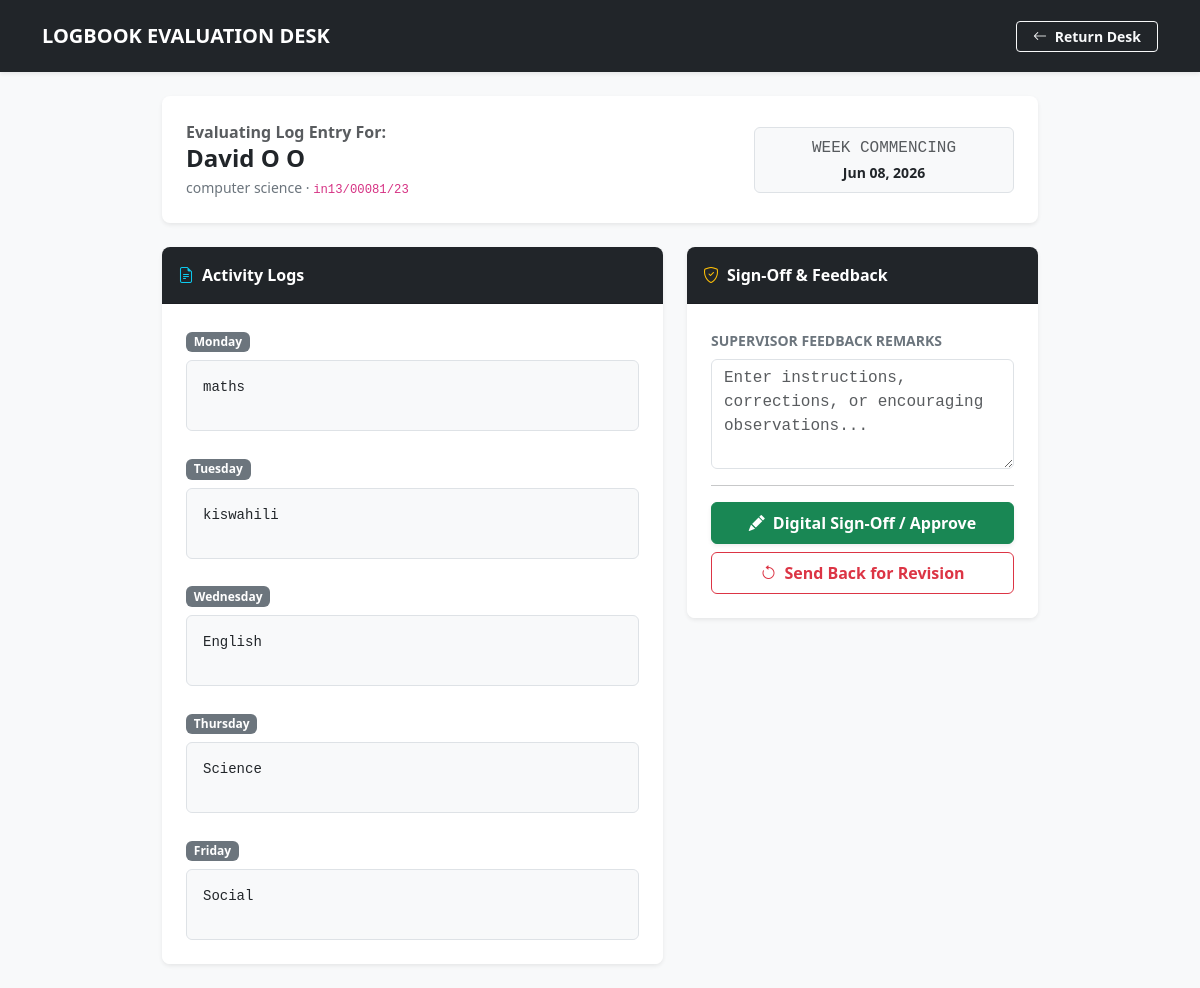
/review-logbook/1/ (signed in), run on the app's committed database.
### core/models.py (models this page shows, shortened)
class WeeklyLog(models.Model):
    STATUS_CHOICES = [
        ('PENDING', 'Pending Review'),
        ('APPROVED', 'Signed Off / Approved'),
        ('REVISION', 'Requires Revision'),
    ]
    attachee = models.ForeignKey('AttacheeProfile', on_delete=models.CASCADE, related_name='weekly_logs')
    week_start_date = models.DateField()  # The Monday date for this logbook week
    monday_activities = models.TextField(blank=True, null=True, help_text="Log daily tasks completed on Monday")
    tuesday_activities = models.TextField(blank=True, null=True, help_text="Log daily tasks completed on Tuesday")
    wednesday_activities = models.TextField(blank=True, null=True, help_text="Log daily tasks completed on Wednesday")
    thursday_activities = models.TextField(blank=True, null=True, help_text="Log daily tasks completed on Thursday")
    friday_activities = models.TextField(blank=True, null=True, help_text="Log daily tasks completed on Friday")
    status = models.CharField(max_length=15, choices=STATUS_CHOICES, default='PENDING')
    supervisor_remarks = models.TextField(blank=True, null=True, help_text="Feedback or critique from your supervisor")
    updated_at = models.DateTimeField(auto_now=True)
    class Meta:
        unique_together = ('attachee', 'week_start_date')
        ordering = ['-week_start_date']

class AttacheeProfile(models.Model):
    GENDER_CHOICES = (
        ('M', 'Male'),
        ('F', 'Female'),
    )
    STATUS_CHOICES = (
        ('PENDING', 'Pending Approval'),
        ('APPROVED', 'Approved (Waiting to Start)'),
        ('ACTIVE', 'Active on Program'),
        ('COMPLETED', 'Attachment Finished'),
        ('REJECTED', 'Rejected'),
    )
    user = models.OneToOneField(User, on_delete=models.CASCADE, related_name='attachee_profile')
    full_name = models.CharField(max_length=100)
    gender = models.CharField(max_length=1, choices=GENDER_CHOICES)
    national_id = models.CharField(max_length=20, unique=True, null=True, blank=True)
    registration_number = models.CharField(max_length=50, unique=True)
    course_name = models.CharField(max_length=150) # e.g., BSc. Computer Science
    institution = models.CharField(max_length=150) # e.g., Kisii University
    department = models.ForeignKey(Department, on_delete=models.PROTECT, related_name='attachees')
    status = models.CharField(max_length=20, choices=STATUS_CHOICES, default='PENDING')
    attachment_start_date = models.DateField(null=True, blank=True, help_text="Start date of industrial attachment")
    attachment_end_date = models.DateField(null=True, blank=True, help_text="End date of industrial attachment")
    created_at = models.DateTimeField(auto_now_add=True)

### core/views.py (the view, shortened to what this page needs)
# urls.py: path('review-logbook/<int:log_id>/', views.review_logbook, name='review_logbook'),
@login_required
def review_logbook(request, log_id):
    if request.user.role != 'SUPERVISOR':
        return redirect('login_view')
    weekly_log = get_object_or_404(WeeklyLog, id=log_id)
    context = {
        'weekly_log': weekly_log,
    }
    return render(request, 'core/review_logbook.html', context)

### core/templates/core/review_logbook.html (shortened to what this page needs)
<!DOCTYPE html>
<html lang="en">
<head>
    <link rel="stylesheet" href="https://cdn.jsdelivr.net/npm/bootstrap@5.3.0/dist/css/bootstrap.min.css">
    <link rel="stylesheet" href="https://cdn.jsdelivr.net/npm/bootstrap-icons@1.10.5/font/bootstrap-icons.css">
</head>
<body class="bg-light">
    <nav class="navbar navbar-expand-lg navbar-dark bg-dark shadow-sm py-3">
        <div class="container">
            <span class="navbar-brand fw-bold tracking-wide text-uppercase small">Logbook Evaluation Desk</span>
            <a href="{% url 'supervisor_dashboard' %}" class="btn btn-sm btn-outline-light px-3 fw-bold">
                <i class="bi bi-arrow-left me-1"></i> Return Desk
            </a>
        </div>
    </nav>
    <div class="container py-4" style="max-width: 900px;">
        <div class="card shadow-sm border-0 p-4 bg-white rounded-3 mb-4">
            <div class="row align-items-center">
                <div class="col-md-8">
                    <span class="text-muted x-small uppercase fw-bold tracking-wider">Evaluating Log Entry For:</span>
                    <h4 class="fw-bold text-dark mb-1">{{ weekly_log.attachee.full_name }}</h4>
                    <p class="text-secondary small mb-0">{{ weekly_log.attachee.course_name }} &middot; <code>{{ weekly_log.attachee.registration_number }}</code></p>
                </div>
                <div class="col-md-4 text-md-end mt-2 mt-md-0">
                    <div class="bg-light p-2 rounded border inline-block text-center">
                        <span class="x-small text-muted d-block font-monospace">WEEK COMMENCING</span>
                        <strong class="text-dark small">{{ weekly_log.week_start_date|date:"M d, Y" }}</strong>
                    </div>
                </div>
            </div>
        </div>
        <div class="row g-4">
            <div class="col-md-7">
                <div class="card shadow-sm border-0 rounded-3 overflow-hidden">
                    <div class="card-header bg-dark text-white fw-bold py-3">
                        <i class="bi bi-file-earmark-text me-2 text-info"></i>Activity Logs
                    </div>
                    <div class="card-body p-4 bg-white d-flex flex-column gap-4">
                        <div>
                            <span class="badge bg-secondary mb-2">Monday</span>
                            <div class="p-3 bg-light border rounded small text-dark min-vh-5 font-monospace">{{ weekly_log.monday_activities|default:"No task registered for this day block."|linebreaks }}</div>
                        </div>
                        <div>
                            <span class="badge bg-secondary mb-2">Tuesday</span>
                            <div class="p-3 bg-light border rounded small text-dark min-vh-5 font-monospace">{{ weekly_log.tuesday_activities|default:"No task registered for this day block."|linebreaks }}</div>
                        </div>
                        <div>
                            <span class="badge bg-secondary mb-2">Wednesday</span>
                            <div class="p-3 bg-light border rounded small text-dark min-vh-5 font-monospace">{{ weekly_log.wednesday_activities|default:"No task registered for this day block."|linebreaks }}</div>
                        </div>
                        <div>
                            <span class="badge bg-secondary mb-2">Thursday</span>
                            <div class="p-3 bg-light border rounded small text-dark min-vh-5 font-monospace">{{ weekly_log.thursday_activities|default:"No task registered for this day block."|linebreaks }}</div>
                        </div>
                        <div>
                            <span class="badge bg-secondary mb-2">Friday</span>
                            <div class="p-3 bg-light border rounded small text-dark min-vh-5 font-monospace">{{ weekly_log.friday_activities|default:"No task registered for this day block."|linebreaks }}</div>
                        </div>
                    </div>
                </div>
            </div>
            <div class="col-md-5">
                <form method="POST" class="card shadow-sm border-0 rounded-3 overflow-hidden sticky-md-top" style="top: 24px;">
                    <div class="card-header bg-dark text-white fw-bold py-3">
                        <i class="bi bi-shield-check me-2 text-warning"></i>Sign-Off & Feedback
                    </div>
                    <div class="card-body p-4 bg-white">
                        <div class="mb-3">
                            <label class="form-label small fw-bold text-secondary">SUPERVISOR FEEDBACK REMARKS</label>
                            <textarea name="supervisor_remarks" class="form-control small font-monospace" rows="4" placeholder="Enter instructions, corrections, or encouraging observations..."></textarea>
                        </div>
                        <hr class="my-3 opacity-25">
                        <div class="d-flex flex-column gap-2">
                            <button type="submit" name="action" value="APPROVE" class="btn btn-success fw-bold py-2 w-100 shadow-sm d-flex align-items-center justify-content-center gap-2">
                                <i class="bi bi-pencil-fill"></i> Digital Sign-Off / Approve
                            </button>
                            <button type="submit" name="action" value="REVISION" class="btn btn-outline-danger fw-bold py-2 w-100 d-flex align-items-center justify-content-center gap-2">
                                <i class="bi bi-arrow-counterclockwise"></i> Send Back for Revision
                            </button>
                        </div>
                    </div>
                </form>
            </div>
        </div>
    </div>
</body>
</html>

### data on the page
WeeklyLog: attachee.full_name "David O O", attachee.course_name "computer science", attachee.registration_number "in13/00081/23", week_start_date "Jun 08, 2026", monday_activities "maths", tuesday_activities "kiswahili", wednesday_activities "English", thursday_activities "Science", friday_activities "Social"
